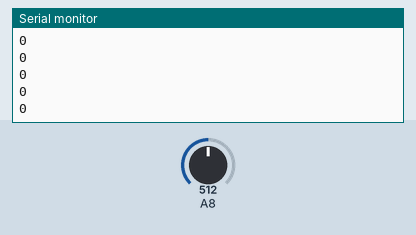
Recording of a sketch running on a simulated Arduino Mega 2560, built with avr-gcc and run on an emulated ATmega2560. On the bench: the last lines printed to the serial monitor. Inputs (shaded band) come from the test bench; at power-on: A8 = 512.

Above: at 1.2 s.
1.3 s: A8 set to 716
At 2.1 s:
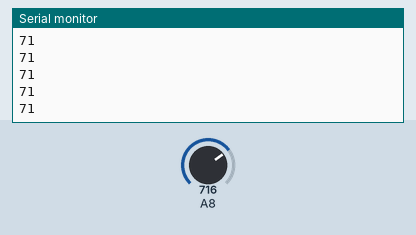
2.8 s: A8 set to 900
At 3.5 s:
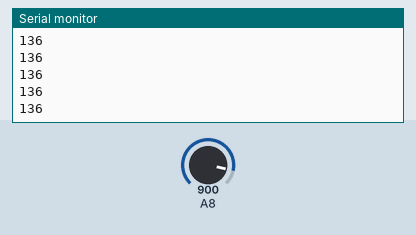
Timing chart, 0 to 5.8 s (numbered marks = the images above; inputs shaded):
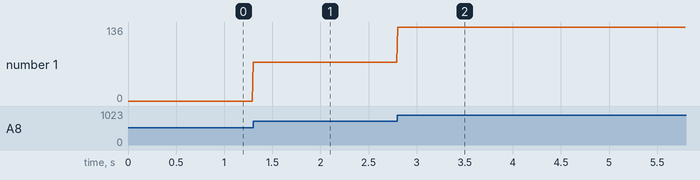

Measured:
- after the input at 1.3 s, the serial monitor: prints a new line at once (image 1)
- after the input at 2.8 s, the serial monitor: prints a new line at once (image 2)
- plotted number 1: 0 → 71 after the input at 1.3 s, 71 → 136 after the input at 2.8 s

The sketch:

read_potentiometer.ino
```cpp
// potentiometer reading is faster than 1ms

int pos1;
int pos1_last;
int vel1;

void setup() {
  // initialize the serial communication:
  Serial.begin(2000000);
  pos1 = analogRead(A8);
  pos1_last = pos1;
}

void loop() {
  // send the value of analog input 0:
  pos1 = map(analogRead(A8), 0 , 1023, -180, 180);
  vel1 = pos1 - pos1_last;
  pos1_last = pos1;
  Serial.println(pos1);
//  Serial.print(" ");
//  Serial.print(vel1);
//  Serial.print(" ");
//  Serial.print(0);
//  Serial.print(" ");
//  Serial.println(1000);

  delay(10);
}
```
